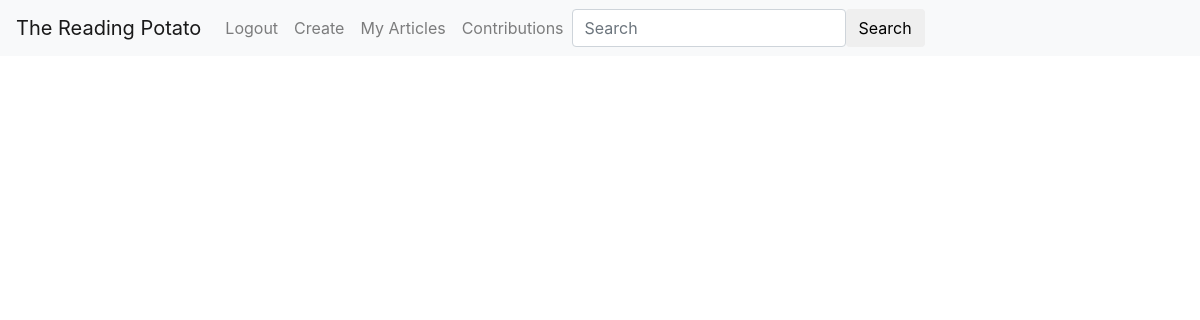
/contributions/ (signed in), run on an earlier commit of the app's database.
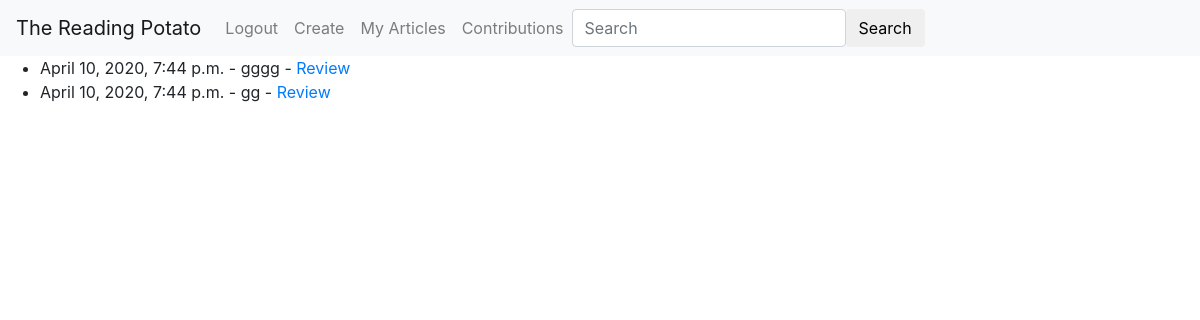
And on a later commit of the database.
### main/models.py (models this page shows)
class Contribution(models.Model):
    PENDING = "Pending"
    ACCEPTED = "Accepted"
    DECLINED = "Declined"
    STATUS = (
        (PENDING, PENDING),
        (ACCEPTED, ACCEPTED),
        (DECLINED, DECLINED),
    )
    user = models.ForeignKey(
        User, on_delete=models.CASCADE, related_name="contributions")
    article = models.ForeignKey(
        Article, on_delete=models.CASCADE, related_name="contributions")
    new_content = models.TextField()
    status = models.CharField(max_length=10, choices=STATUS, default=PENDING)
    date = models.DateTimeField(auto_now_add=True)

class Article(models.Model):
    title = models.CharField(max_length=250)
    content = models.TextField()
    author = models.ForeignKey(
        User, on_delete=models.CASCADE, related_name="articles")
    created_on = models.DateTimeField(auto_now_add=True)
    last_update = models.DateTimeField(auto_now=True)
    slug = models.SlugField(blank=True)
    def __str__(self):
        return self.title

### main/views.py (the view)
# urls.py: path('contributions/', views.contributions_list, name="contributions-list"),
def contributions_list(request):
    if request.user.is_anonymous:
        return redirect('articles-list')
    contributions = Contribution.objects.filter(
        status=Contribution.PENDING, article__author=request.user)
    context = {"contributions": contributions}
    return render(request, 'contributions_list.html', context)

### main/templates/contributions_list.html
{% extends "base.html" %} {% block content %}
<ul>
  {% for contribution in contributions %}
  <li>
    {{contribution.date}} - {{contribution.article}} -
    <a href="{% url 'contribution-details' contribution.id %}">Review</a>
  </li>
  {% endfor %}
</ul>
{% endblock content%}

What changed in the data, as far as the page shows it:
added Contribution: date "April 10, 2020, 7:44 p.m.", article "gggg"
added Contribution: date "April 10, 2020, 7:44 p.m.", article "gg"
